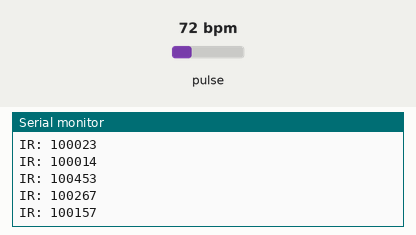
Simulated run of this sketch. Board: ESP32. On the bench: the last lines printed to the serial monitor. The test bench sets the inputs (shaded band); at power-on: pulse 72 bpm.

Above: at 1.2 s.
1.3 s: pulse set to 42 bpm
At 1.33 s:
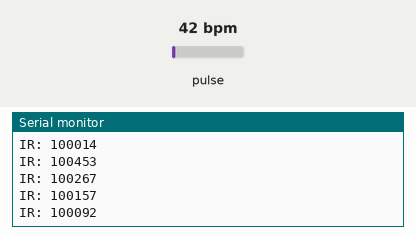
2.8 s: pulse set to 70 bpm
At 2.88 s:
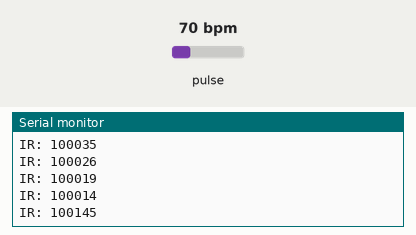
Timing chart, 0 to 5.8 s (numbered marks = the images above; inputs shaded):
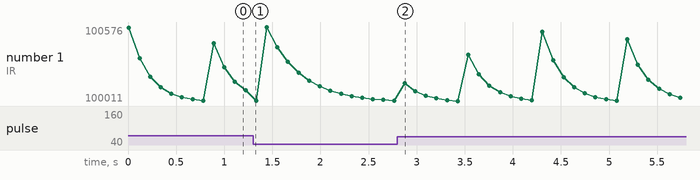

The sketch:

test_hb2.ino
```cpp
#include <Wire.h>
#include "MAX30105.h"

MAX30105 sensor;

void setup() {
  Serial.begin(115200);
  Wire.begin(21, 22);  // ESP32 I2C default pins

  if (!sensor.begin(Wire, I2C_SPEED_FAST)) {
    Serial.println("MAX30102 not found. Check wiring.");
    while (1);
  }

  sensor.setup();
  sensor.setPulseAmplitudeRed(0x00);  // Off
  sensor.setPulseAmplitudeIR(0xFF);   // Max IR power
}

void loop() {
  long ir = sensor.getIR();
  Serial.print("IR: ");
  Serial.println(ir);
  delay(100);
}
```

Measured:
- after the input at 2.8 s, the serial monitor: prints a new line after 0.08 s (image 2)
- plotted number 1: 100014 → 100012 after the input at 2.8 s
